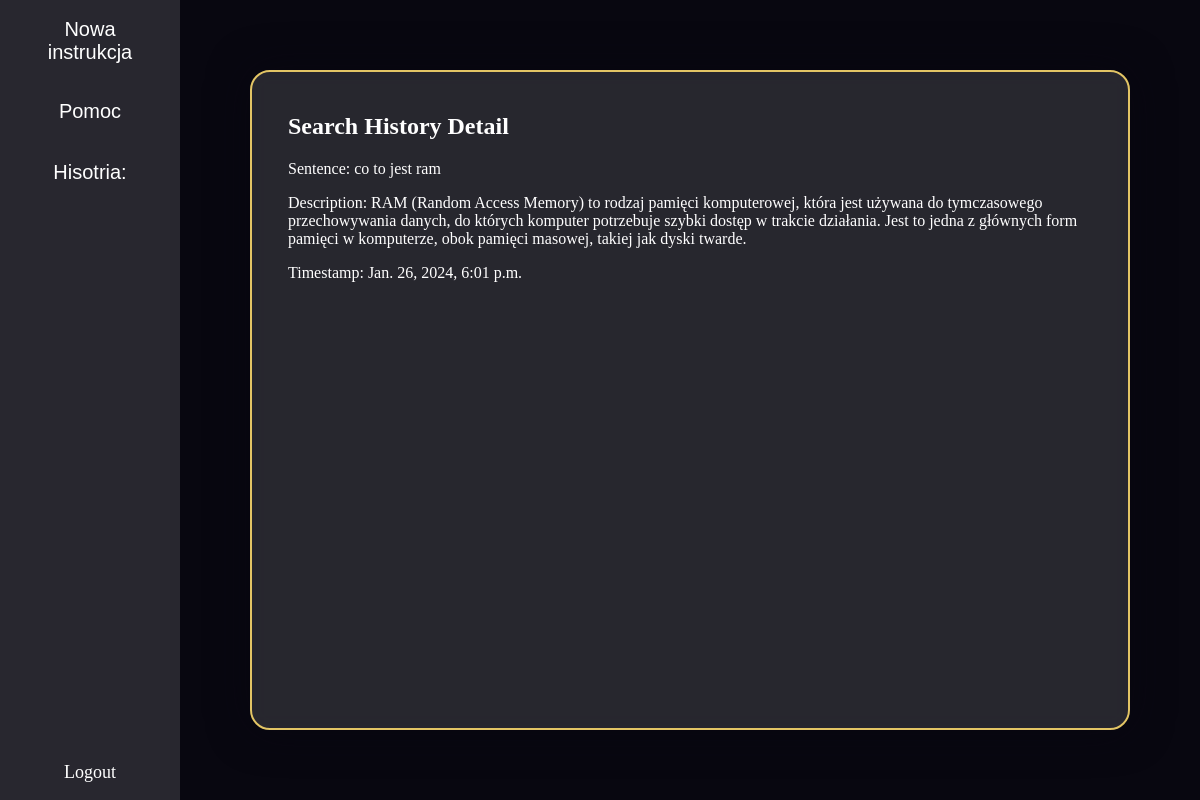
The page /search_history_detail/225/ on the database its author committed.
### app/models.py (models this page shows, shortened)
class SearchHistory(models.Model):
    user = models.ForeignKey(User, on_delete=models.CASCADE)
    sentence = models.CharField(max_length=255)
    description = models.TextField(blank=True, null=True)
    timestamp = models.DateTimeField(auto_now_add=True)

### app/views.py (the view)
# urls.py: path('search_history_detail/<int:history_id>/', views.search_history_detail, name='search_history_detail'),
def search_history_detail(request, history_id):
    history_entry = get_object_or_404(SearchHistory, id=history_id)
    user_search_history = []
    if request.user.is_authenticated:
        user_search_history = SearchHistory.objects.filter(user=request.user).order_by('-timestamp')
    return render(request, 'search_history_detail.html', {'history_entry': history_entry, 'user_search_history': user_search_history})

### app/context_processors.py (called while the page is built)
def search_history(request):
    user_search_history = []
    if request.user.is_authenticated:
        user_search_history = SearchHistory.objects.filter(user=request.user).order_by('-timestamp')[:5]
    return {'user_search_history': user_search_history}

### templates/search_history_detail.html (shortened to what this page needs)
<!DOCTYPE html>
<html>
<head>
</head>
<body>
{% block content %}
<div class="menuholder">
  <div class="menu">
    <ul>
      <li><a href="{% url 'home'%}" style="color: white; text-decoration: none; text-align:center;">Nowa instrukcja</a></li>
    <ul>
    <ul>
      <li><a href="{% url 'form_page'%}" style="color: white; text-decoration: none; text-align:center;">Pomoc</a></li>
    <ul>
      <ul>
        <li><p>Hisotria:</p></li>
      <ul>
</ul>
  </div>
  <div class="logout-div">
    <a href="{% url 'logout' %}" class="logout-link">Logout</a>
  </div>
</div>
<div class="container">
  <div class="top-div">
    <div style=" padding: 1px 16px; height: 100%;">
      <h2>Search History Detail</h2>
      <p>Sentence: {{ history_entry.sentence }}</p>
      <p>Description: {{ history_entry.description|safe }}</p>
      <p>Timestamp: {{ history_entry.timestamp }}</p>
    </div>
  </div>
    </div>
{% endblock %}
  </body>
</html>

### templates/search_history_detail.html (style rules this page uses)
body { margin: 0; background-color: #080710; color: white; word-wrap: break-word; }
.menu { overflow-y: auto; max-height: 100vh; width:15%; }
.menu ul { list-style-type: none; margin: 0; padding: 0; font-size: 20px; font-family: 'Poppins', sans-serif; }
.menu li a { display: block; color: white; padding: 8px 16px; text-decoration: none; margin:10px; }
.menu li a:last-child { padding-top: 200px; display: block; color: white; padding: 8px 16px; text-decoration: none; }
.menu ul { list-style-type: none; margin: 0; padding: 0; width: 15%; background: #28272f; position: fixed; height: 73.7%; overflow-y: auto; font-size: 20px; font-family: 'Poppins', sans-serif; }
.menu p { text-align:center; }
.container { margin-left: 15%; height: 100vh; display: flex; flex-direction: column; overflow-y: auto; }
.top-div { margin:70px; height: 90%; padding: 20px; background-color: rgba(255,255,255,0.13); backdrop-filter: blur(10px); border: 2px solid #E3C565; box-shadow: 0 0 40px rgba(8,7,16,0.6); box-sizing: border-box; border-radius:20px; }
.logout-div { position: absolute; height:7%; bottom: 0px; left: 0px; font-size: 18px; width:15%; background:#28272f; text-align: center; }
.logout-link { position: absolute; top: 50%; left: 50%; transform: translate(-50%,-50%); color:white; text-decoration:none; }

### rows shown on the page
SearchHistory: sentence "co to jest ram", description "RAM (Random Access Memory) to rodzaj pamięci komputerowej, która jest używana do tymczasowego przechowywania danych, do których komputer potrzebuje szybki dostęp w trakcie działania. Jest to jedna z głównych form pamięci w komputerze, obok pamięci masowej, takiej jak dyski twarde.", timestamp "Jan. 26, 2024, 6:01 p.m."
